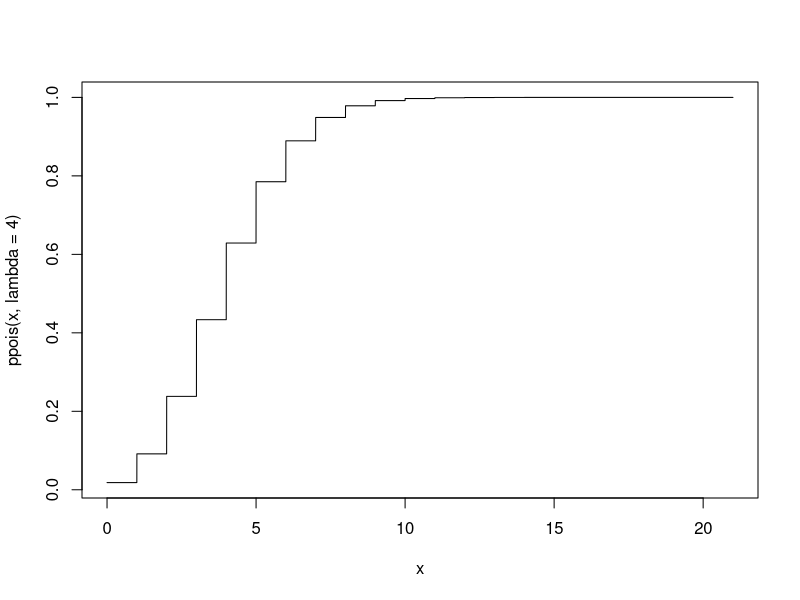
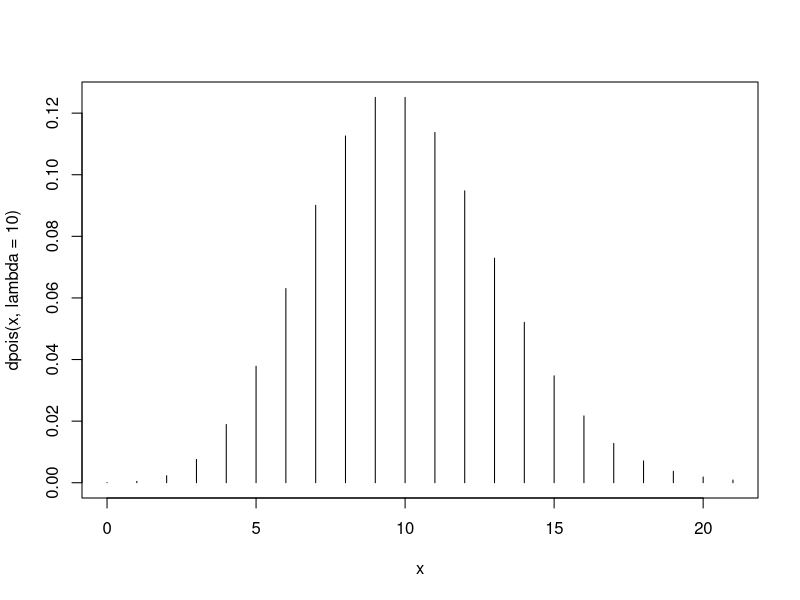
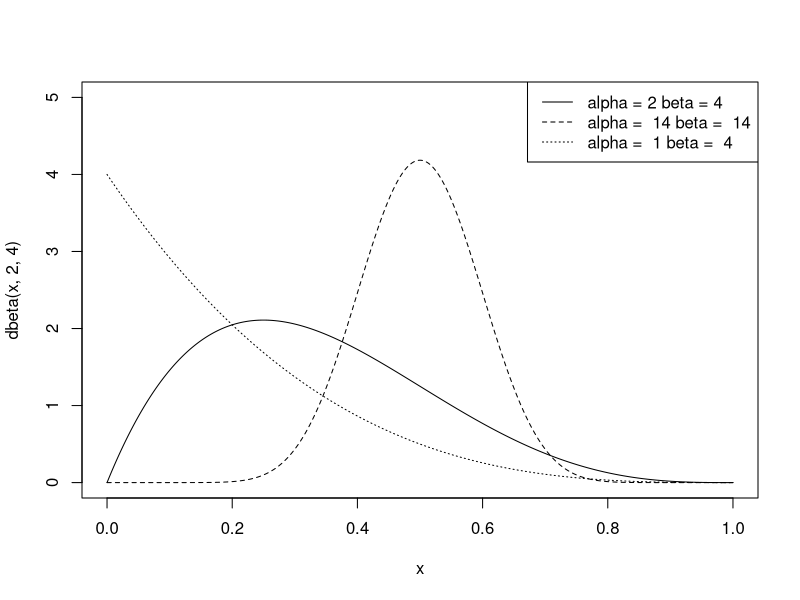
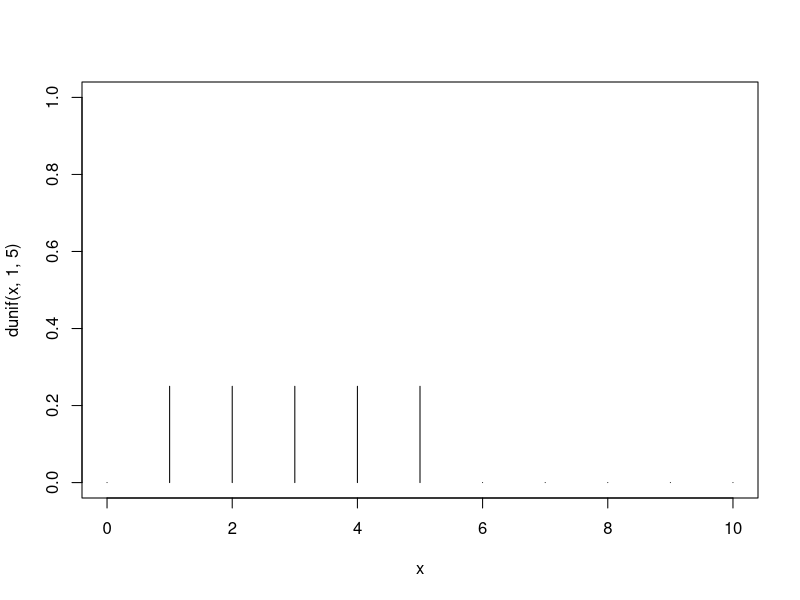
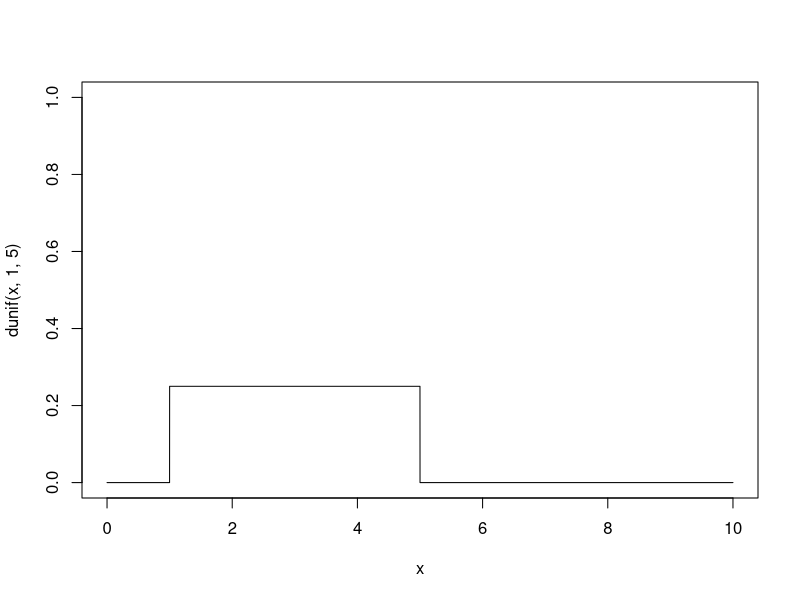
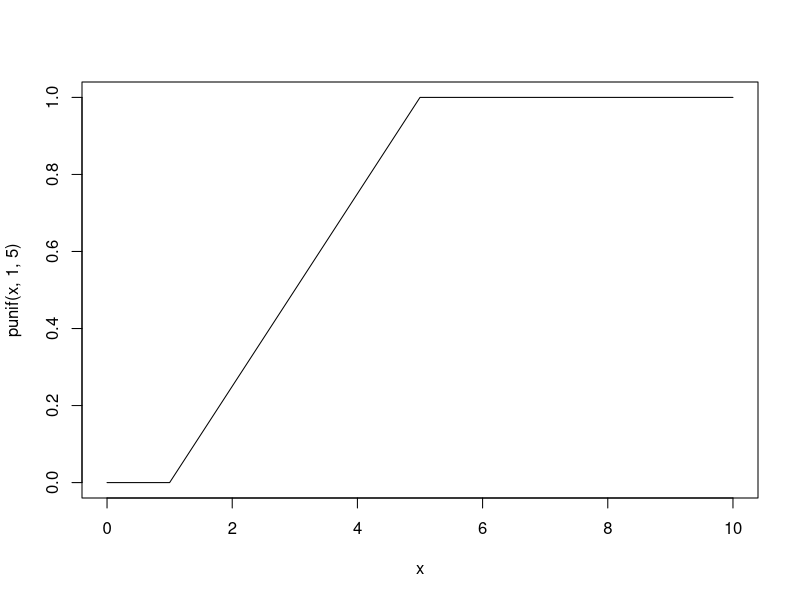

Write the R code that produced these figures, in order.

#--------------#	 Poisson

###--------### CDF
x = seq(0, 21, length = 10000)
png('figures/Poisson_cdf.png')
plot(
		 x,
		 ppois(x,lambda = 4),
		 type = 'l'
)
dev.off()



###--------### PDF
# Note, Posisson, x = 0,1,2,3,... so, length of x = b-a + 1
x = seq(0,21, length = 22)
png('figures/Poisson_pdf.png')
plot(
		 x,
		 dpois(x, lambda = 10),
		 type = 'h'
)
dev.off()



#--------------#	Beta

###--------### PDF

x = seq(0,1, length = 10000)
# c(alpha, beta, line_type)
parameters = list(c(14,14,2), c(1,4,3))
legends = c(paste("alpha = 2", "beta = 4"))
for (i in parameters){
		legends = c(legends, paste("alpha = ", i[1], "beta = ", i[2]))
}
print(legends)


png('figures/Beta_pdf.png')
plot(
		 x,
		 dbeta(x,2,4),
		 ylim = c(0,5),
		 type = 'l',
)
for (item in parameters){
		lines(
					x,
					dbeta(x,item[1],item[2]),
					lty = item[3]
		)
}
legend('topright',
			 legend = legends,
			 lty = c(1,2,3)
)
dev.off()


#--------------#	Uniform
###--------### PDF
# discrete
# x must be non-negative
x = seq(0, 10, length = 11)
png('figures/Uniform_pdf_discrete.png')
plot(
		 x,
		 dunif(x, 1,5),
		 type = 'h',
		 ylim = c(0,1)
)
dev.off()


# continuous
# x must be non-negative
x = seq(0, 10, length = 10000)
png('figures/Uniform_pdf_continuous.png')
plot(
		 x,
		 dunif(x, 1,5),
		 type = 'l',
		 ylim = c(0,1)
)
dev.off()



###--------### CDF

x = seq(0, 10, length = 10000)
png('figures/Uniform_cdf_continuous.png')
plot(
		 x,
		 punif(x, 1,5),
		 type = 'l',
		 ylim = c(0,1)
)
dev.off()
